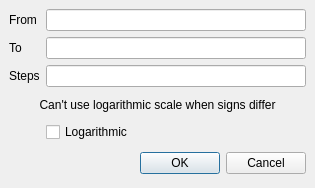
<ui version="4.0" >
 <author></author>
 <comment></comment>
 <exportmacro></exportmacro>
 <class>pqSampleScalarAddRangeDialog</class>
 <widget class="QDialog" name="pqSampleScalarAddRangeDialog" >
  <property name="geometry" >
   <rect>
    <x>0</x>
    <y>0</y>
    <width>315</width>
    <height>188</height>
   </rect>
  </property>
  <property name="windowTitle" >
   <string>Add Range</string>
  </property>
  <layout class="QGridLayout" >
   <property name="margin" >
    <number>9</number>
   </property>
   <property name="spacing" >
    <number>6</number>
   </property>
   <item row="4" column="1" >
    <widget class="QCheckBox" name="log" >
     <property name="text" >
      <string>Logarithmic</string>
     </property>
     <property name="checked" >
      <bool>false</bool>
     </property>
    </widget>
   </item>
   <item row="3" column="0" colspan="2" >
    <widget class="QLabel" name="logWarning" >
     <property name="text" >
      <string>Can't use logarithmic scale when signs differ</string>
     </property>
     <property name="alignment" >
      <set>Qt::AlignCenter</set>
     </property>
    </widget>
   </item>
   <item row="5" column="0" colspan="2" >
    <layout class="QHBoxLayout" >
     <property name="margin" >
      <number>0</number>
     </property>
     <property name="spacing" >
      <number>6</number>
     </property>
     <item>
      <spacer>
       <property name="orientation" >
        <enum>Qt::Horizontal</enum>
       </property>
       <property name="sizeHint" >
        <size>
         <width>131</width>
         <height>31</height>
        </size>
       </property>
      </spacer>
     </item>
     <item>
      <widget class="QPushButton" name="okButton" >
       <property name="text" >
        <string>OK</string>
       </property>
      </widget>
     </item>
     <item>
      <widget class="QPushButton" name="cancelButton" >
       <property name="text" >
        <string>Cancel</string>
       </property>
      </widget>
     </item>
    </layout>
   </item>
   <item row="2" column="0" >
    <widget class="QLabel" name="label_3" >
     <property name="text" >
      <string>Steps</string>
     </property>
    </widget>
   </item>
   <item row="1" column="0" >
    <widget class="QLabel" name="label_2" >
     <property name="text" >
      <string>To</string>
     </property>
    </widget>
   </item>
   <item row="0" column="0" >
    <widget class="QLabel" name="label" >
     <property name="text" >
      <string>From</string>
     </property>
    </widget>
   </item>
   <item row="0" column="1" >
    <widget class="QLineEdit" name="from" />
   </item>
   <item row="1" column="1" >
    <widget class="QLineEdit" name="to" />
   </item>
   <item row="2" column="1" >
    <widget class="QLineEdit" name="steps" />
   </item>
  </layout>
 </widget>
 <pixmapfunction></pixmapfunction>
 <tabstops>
  <tabstop>from</tabstop>
  <tabstop>to</tabstop>
  <tabstop>steps</tabstop>
  <tabstop>okButton</tabstop>
  <tabstop>cancelButton</tabstop>
 </tabstops>
 <resources/>
 <connections>
  <connection>
   <sender>okButton</sender>
   <signal>clicked()</signal>
   <receiver>pqSampleScalarAddRangeDialog</receiver>
   <slot>accept()</slot>
   <hints>
    <hint type="sourcelabel" >
     <x>278</x>
     <y>253</y>
    </hint>
    <hint type="destinationlabel" >
     <x>96</x>
     <y>254</y>
    </hint>
   </hints>
  </connection>
  <connection>
   <sender>cancelButton</sender>
   <signal>clicked()</signal>
   <receiver>pqSampleScalarAddRangeDialog</receiver>
   <slot>reject()</slot>
   <hints>
    <hint type="sourcelabel" >
     <x>369</x>
     <y>253</y>
    </hint>
    <hint type="destinationlabel" >
     <x>179</x>
     <y>282</y>
    </hint>
   </hints>
  </connection>
 </connections>
</ui>
